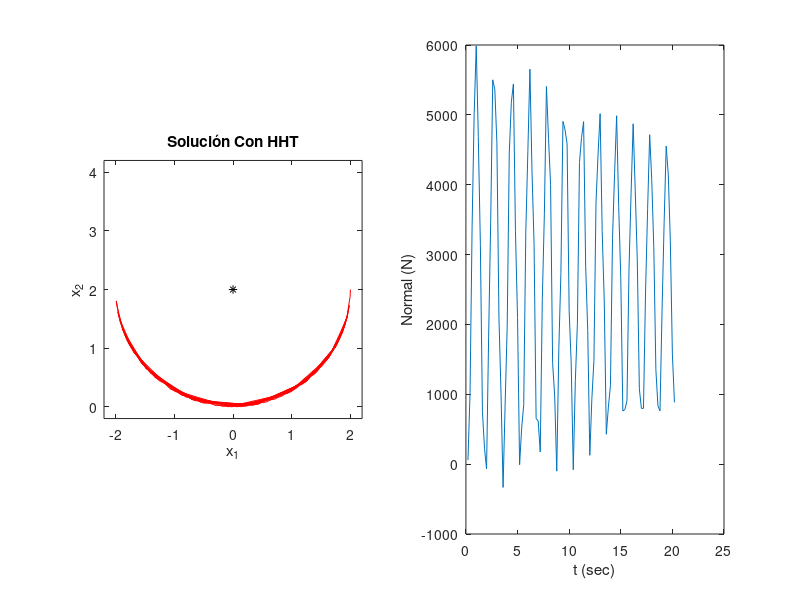

Here is the MATLAB script that generated this plot:
%%%%%% Dinámica No-Lineal: Péndulo con Barra elástica (Green)
%%%%%%%%%%%%%%%%%%%%%%%%%%%%%%%%%%%%%%%%%%%%%%%%%%%%%%%%%%%%%

function u = PenduloNL_HHT( L, A, E, m, c, g, dt, alfa, tf, ftol, Maxiter, plotflag, t0 )

if nargin() == 0
  %%% Parametros Estructura
  L = 2; %m
  A = .7854/100^2; %m2 (fi 1cm)
  E = 210000e6 %Pa (Acero)
  m = 214; %kg
  c = 0; %kg/s (amortiguamiento)
  g = 9.81; %m/s2
  
  dt = .20;
  alfa = 0.175; 
  tf = 20 %sec

  ftol = 1e-6;
  Maxiter = 15;
  
  plotflag = 1 ;

  t0 = 0;
end

%% Defino Vector de fuerzas Internas: fint(u)
%%    u = [u1 , u2]^T

Fint = @(u) E*A*L * 0.5 * ( u(1)^2-2*L*u(2)+u(2)^2 )/L^4 * [ u(1) ; -(L-u(2)) ] ;

%% Defino Matriz Tangente: Kt(u) = d Fint / du

KT = @(u) E*A/2/L^3 * ([u(1),-(L-u(2))]'*[2*u(1), -2*L+2*u(2)] + (u(1)^2-2*L*u(2)+u(2)^2)*eye(2,2));

%% Defino Vector de fuerzas Externas: gravedad

ft = @(t) [  0     ; ...
            -m*g*(t>t0) ] ; % N  -  mass is free right after t0

%% Defino Matriz de Masa Concentrada

M = [  m  0   ; ...
       0  m ] ;

%% Defino Matriz de Amortiguamiento

C = [ c 0   ; ...
      0 c ] ;

%% Defino Condiciones Iniciales y Tiempo Final

%u0 = [0;-m*g/(E*A/L)];
%v0 = [2;.010];
u0  = [ L; L ] ; % u is the vector of position of the mass.
v0  = [ 0; 0 ] ;
ac0 = M \ ( ft(t0) - C*v0 - Fint(u0) ) ; % de ec de movimiento Mu.. + Fint(u) = ft


% Inicializacion HHT

delta = 1/2+alfa; beta = (1+alfa)^2/4;  %delta = 1/2; beta = 1/4; alfa = 0;

u(:,1) = u0; % u(0)
v(:,1) = v0; %v(0)
a(:,1) = ac0; %a(0)

% Comienza Marcha en el Tiempo usando HHT
t(1) = t0;

k=1;

epsg(k) = (u(1,k)^2-2*L*u(2,k)+u(2,k)^2)/2/L^2;

while t<tf %% Paso temporal de HHT
 j     = 1 ;
 ferr  = +inf ;
 ut    = u(:,k); vt = v(:,k); at = a(:,k);
 aktdt = a(:,k);
 
 while and(j<Maxiter,ferr>ftol) %% Iteración tipo N-R para Equilibrio
    uktdt = ut + dt*vt + dt^2*((1/2-beta)*at+beta*aktdt);
    vktdt = vt + dt*((1-delta)*at+delta*aktdt);
    Keff  = (1-alfa)*beta*dt^2*KT(uktdt) + M;
    feff  = -( M*aktdt + (1-alfa)*Fint(uktdt) + alfa*Fint(ut) - (1-alfa)*ft(t(k)+dt) - alfa*ft(t(k)) );
    da    = Keff\feff;
    aktdt = aktdt + da;
    ferr  = norm(feff)/norm(ft(t(k)+dt));
    j = j+1;
  end
  u(:,k+1) = ut + dt*vt + dt^2*((1/2-beta)*at+beta*aktdt);
  a(:,k+1) = aktdt;
  v(:,k+1) = vt + dt*((1-delta)*at+delta*aktdt);
  epsg(k+1) = (u(1,k+1)^2-2*L*u(2,k+1)+u(2,k+1)^2)/2/L^2;
  t(k+1)=t(k)+dt;
  
  k=k+1;
end


if plotflag > 0
  subplot(1,2,1)
  plot(u(1,:),u(2,:),'-r',0,2,'*k')
  axis([-1.1*L 1.1*L -0.1*L 2.1*L],'square')
  xlabel('x_1')
  ylabel('x_2')
  title('Solución Con HHT')
  
  subplot(1,2,2)
  plot(t(2:end),E*A*epsg(2:end))
  xlabel('t (sec)')
  ylabel('Normal (N)')
end

%print -dpng pendulo.png
